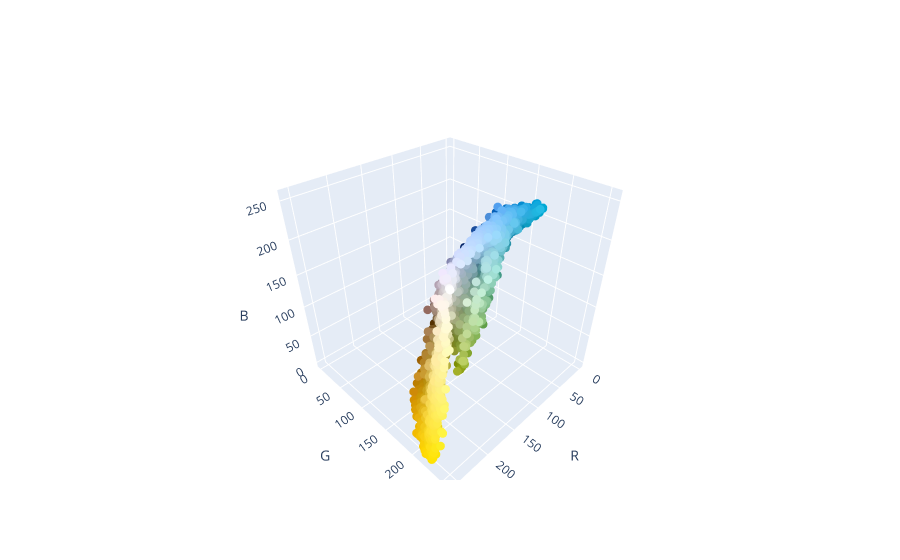

Source (notebook cell):
### Markdown cell above
Another nice way to visualize the same data is by actually plotting it in 3 dimensions, corresponding to the RGB space, and have the colour of each point in the plot match the colour of the associated pixel in the image. In other words, what we get is the colors of macaw distributed in the RGB space!

### Code cell
xs = img_stack_sample[:,0]
ys = img_stack_sample[:,1]
zs = img_stack_sample[:,2]
colors = ["rgb({},{},{})".format(x,y,z) for x,y,z in zip(xs.astype(str).tolist(), ys.astype(str).tolist(), zs.astype(str).tolist())]

trace=dict(type='scatter3d',
           x=xs,
           y=ys,
           z=zs,
           mode='markers',
           marker=dict(color=colors,
                       size=3),
           
          )

l = Layout(
    scene=layout.Scene(
        xaxis=layout.scene.XAxis(title='R'),
        yaxis=layout.scene.YAxis(title='G'),
        zaxis=layout.scene.ZAxis(title='B')
    )
)

Figure(trace, layout=l)

### Figure 1 — Plotly figure (JSON) as saved in the notebook; plotly's stock layout.template omitted (floating-point values rounded to 4 significant figures; data arrays with more than 128 entries replaced by an {"elided": "..."} marker saying what was removed)
{"data": [{"marker": {"color": {"elided": "10000 str values"}, "size": 3}, "mode": "markers", "type": "scatter3d", "x": {"elided": "10000 int values"}, "y": {"elided": "10000 int values"}, "z": {"elided": "10000 int values"}}], "layout": {"scene": {"xaxis": {"title": {"text": "R"}}, "yaxis": {"title": {"text": "G"}}, "zaxis": {"title": {"text": "B"}}}}}
